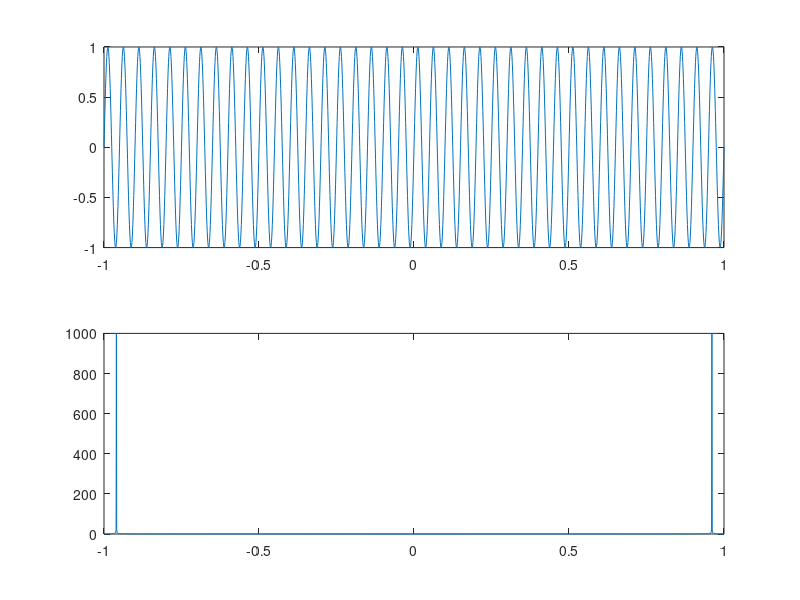

The MATLAB script that drew this image:
t=-1:0.001:1;
f=sin(2*pi*20*t);
X=fft(f);%se usara la transformada rapida de Fourier
subplot(2,1,1);
plot(t,f);
subplot(2,1,2);
plot(t,abs(X));